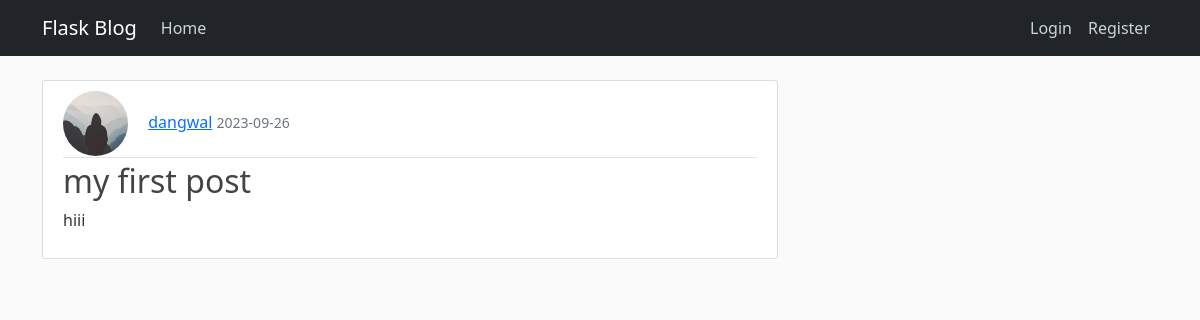
Page /post/9 on the committed database.
### flask_blog/models.py (models this page shows, shortened)
class User(db.Model, UserMixin):
    id = db.Column(db.Integer, primary_key=True)
    username = db.Column(db.String(20), unique=True, nullable=False)
    email = db.Column(db.String(120), unique=True, nullable=False)
    image_file = db.Column(db.String(20), nullable=False, default="default.jpg")
    password = db.Column(db.String(60), nullable=False)
    posts = db.relationship("Post", backref="Author", lazy=True)

class Post(db.Model):
    id = db.Column(db.Integer, primary_key=True)
    title = db.Column(db.String(100), nullable=False)
    date_posted = db.Column(db.DateTime, nullable=False, default=datetime.utcnow)
    content = db.Column(db.Text, nullable=False)
    user_id = db.Column(db.Integer, db.ForeignKey("user.id"), nullable=False)

### flask_blog/routes.py (the view)
@app.route("/post/<int:post_id>")
def post(post_id):
    post = Post.query.get_or_404(post_id)
    return render_template("post.html", title=post.title, post=post)

### flask_blog/templates/post.html (shortened to what this page needs)
{% extends "base.html" %}
{% block body %}
    <article class="media content-section">
        <div class="media-body">
          <div class="article-metadata">
            <img class="rounded-circle article-img" src={{url_for('static',filename='pics/'+post.Author.image_file)}}>
            <a class="mr-2" href="{{url_for('user_post',username=post.Author.username)}}">{{ post.Author.username }}</a>
            <small class="text-muted">{{ post.date_posted.strftime('%Y-%m-%d') }}</small>
        </div>
          <h2 class="article-title">{{post.title}}</h2>
          <p class="article-content">{{ post.content }}</p>
        </div>
    </div>
{% endblock body %}

### flask_blog/static/main.css (style rules this page uses)
body { background: #fafafa; color: #333333; margin-top: 5rem; }
h1, h2, h3, h4, h5, h6 { color: #444444; }
.content-section { background: #ffffff; padding: 10px 20px; border: 1px solid #dddddd; border-radius: 3px; margin-bottom: 20px; }
.article-title { color: #444444; }
.article-content { white-space: pre-line; }
.article-img { height: 65px; width: 65px; margin-right: 16px; }
.article-metadata { padding-bottom: 1px; margin-bottom: 4px; border-bottom: 1px solid #e3e3e3 }

### rows in the picture
User: image_file (placeholder picture), Author.username "dangwal"
Post: date_posted "2023-09-26", title "my first post", content "hiii"
